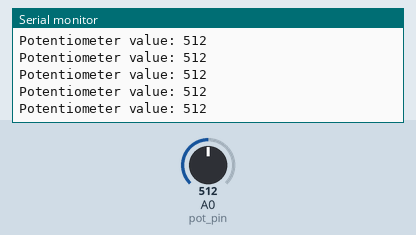
Recording of a sketch running on a simulated Arduino Uno, built with avr-gcc and run on an emulated ATmega328P. On the bench: the last lines printed to the serial monitor. The test bench sets the inputs (shaded band); at power-on: A0 (pot_pin) = 512.

Above: at 1.2 s.
1.3 s: A0 (pot_pin) set to 716
At 2.2 s:
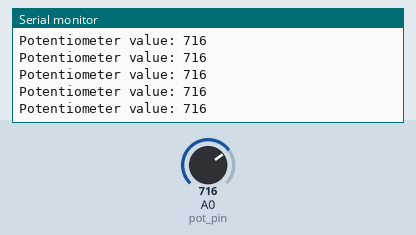
4.3 s: A0 (pot_pin) set to 900
At 4.9 s:
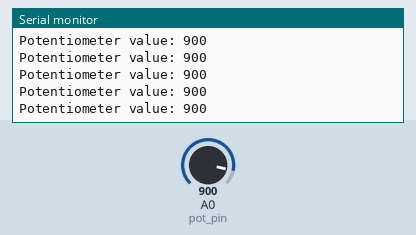
Timing chart, 0 to 7.3 s (numbered marks = the images above; inputs shaded):
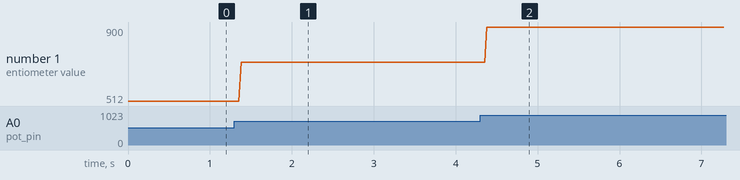

The sketch:

Potentiometer.ino
```cpp
// Tutorial from https://www.arduino.cc/en/tutorial/potentiometer

const unsigned char pot_pin = A0;
unsigned short pot_reading = 0;

void setup() {
  Serial.begin(9600);
}

void loop() {
  pot_reading = analogRead(pot_pin);
  Serial.print("Potentiometer value: ");
  Serial.println(pot_reading);
}
```

Measured:
- after the input at 1.3 s, the serial monitor: prints a new line after 0.08 s (image 1)
- after the input at 4.3 s, the serial monitor: prints a new line after 0.08 s (image 2)
- plotted number 1: 512 → 716 after the input at 1.3 s, 716 → 900 after the input at 4.3 s
